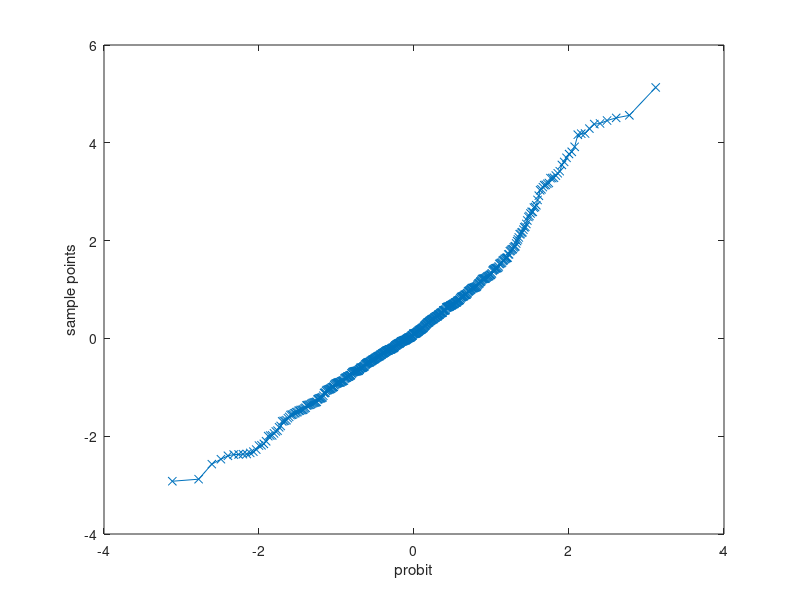

The MATLAB script that drew this image: (Note: this script raises an error after producing the figure.)
% read data
vals = textread('data.txt', '%f');

% plot histogram of data
hist(vals)

% qq plot of data
qqplot(vals)

% sort data for cdf
val_sort = sort(vals);

% calc p values
pd = makedist('Normal', 0, 1);
pvals = 2*cdf(pd, -abs(vals));

% plot histogram of p values
hist(pvals,20)

% calculate False Discovery Rate using Benjamini & Hochberg method
fdr = 0.05;
[pvals_sort, sortIndex] = sort(pvals);
vals_sort2 = val_sort(sortIndex);
for i=1:length(pvals_sort)
    newvals(i,1) = length(pvals_sort)*pvals_sort(i,1)*(1/fdr);
end

r=0;
for i=1:length(newvals)
   if i < newvals(i)
       r = i;
       break;
   end
end

r = r - 1;
p_cutoff = pvals_sort(r);
